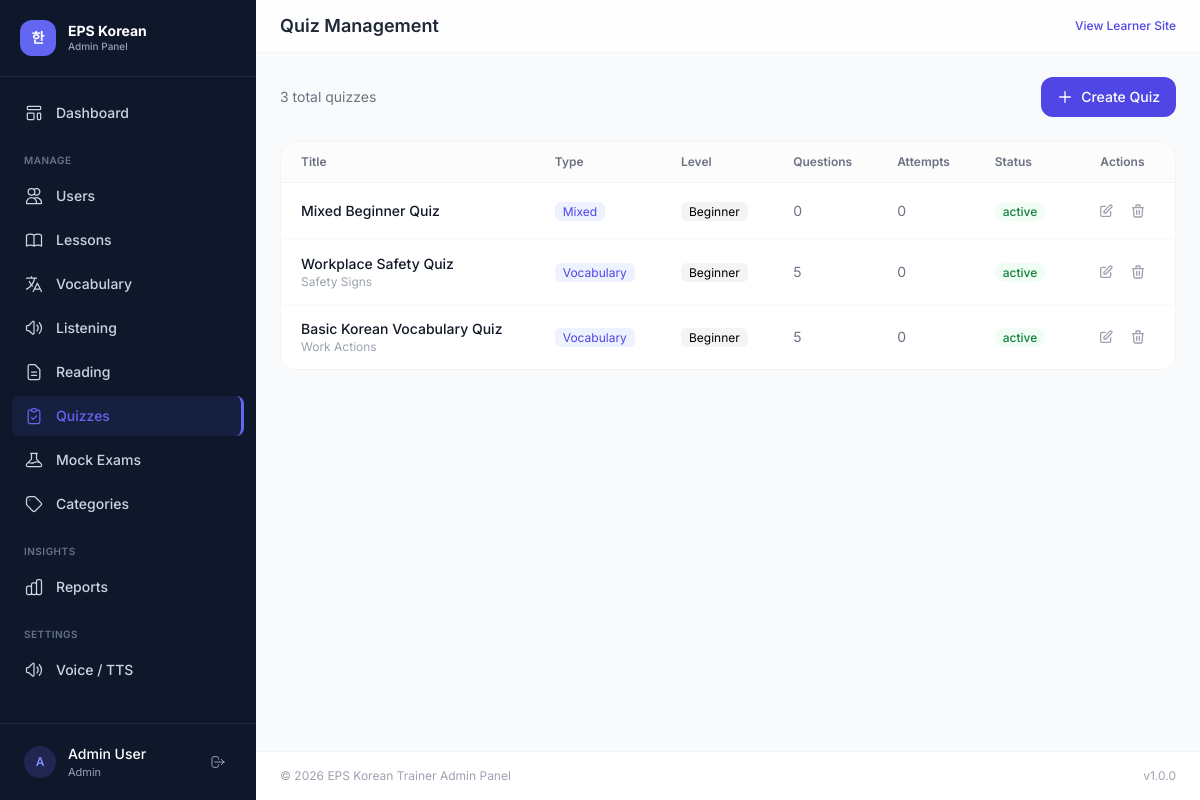
The app's page /admin/quizzes.php (signed in) with its own data.
### tables this page shows
CREATE TABLE quizzes (
    id INT AUTO_INCREMENT PRIMARY KEY,
    title VARCHAR(200) NOT NULL,
    description TEXT DEFAULT NULL,
    category_id INT DEFAULT NULL,
    quiz_type ENUM('vocabulary','listening','reading','mixed') DEFAULT 'mixed',
    difficulty ENUM('beginner','intermediate','advanced') DEFAULT 'beginner',
    time_limit_minutes INT DEFAULT NULL,
    question_count INT DEFAULT 10,
    status ENUM('active','inactive') DEFAULT 'active',
    created_at DATETIME DEFAULT CURRENT_TIMESTAMP,
    FOREIGN KEY (category_id) REFERENCES categories(id) ON DELETE SET NULL
);

CREATE TABLE categories (
    id INT AUTO_INCREMENT PRIMARY KEY,
    name VARCHAR(100) NOT NULL,
    slug VARCHAR(100) NOT NULL UNIQUE,
    description TEXT DEFAULT NULL,
    module ENUM('lesson','vocabulary','listening','reading','quiz','mock_exam') NOT NULL,
    icon VARCHAR(50) DEFAULT NULL,
    color VARCHAR(20) DEFAULT '#3B82F6',
    sort_order INT DEFAULT 0,
    status ENUM('active','inactive') DEFAULT 'active',
    created_at DATETIME DEFAULT CURRENT_TIMESTAMP,
    INDEX idx_module (module),
    INDEX idx_status (status)
);

### includes/helpers.php (called while the page is built, shortened)
<?php
function sanitize(string $input): string {
    return htmlspecialchars(trim($input), ENT_QUOTES, 'UTF-8');
}
function getCount(string $table, string $where = '1=1', array $params = []): int {
    $db = getDB();
    $stmt = $db->prepare("SELECT COUNT(*) as cnt FROM $table WHERE $where");
    $stmt->execute($params);
    return (int)$stmt->fetch()['cnt'];
}

### admin/quizzes.php (the view, shortened to what this page needs)
<?php
require_once __DIR__ . '/../includes/helpers.php';
$db = getDB();
$categories = $db->query("SELECT * FROM categories WHERE module IN ('quiz','lesson') AND status = 'active' ORDER BY sort_order")->fetchAll();
$action = $_GET['action'] ?? 'list';
$quiz = null; $questions = [];
require_once __DIR__ . '/../includes/admin-header.php';
if ($action === 'add' || ($action === 'edit' && $quiz)):
?>
<div class="max-w-4xl mx-auto">
    <div class="flex items-center justify-between mb-6">
        <h3 class="text-lg font-semibold text-gray-900"><?= $quiz ? 'Edit Quiz' : 'Create Quiz' ?></h3>
        <a href="<?= APP_URL ?>/admin/quizzes.php" class="text-sm text-gray-500 hover:text-gray-700">← Back</a>
    </div>
    <form method="POST" class="bg-white rounded-2xl border border-gray-100 p-6 space-y-5 mb-6">
        <?= csrfField() ?>
        <input type="hidden" name="form_action" value="save_quiz">
        <div class="grid sm:grid-cols-2 gap-4">
            <div class="sm:col-span-2">
                <label class="block text-sm font-medium text-gray-700 mb-1.5">Title *</label>
                <input type="text" name="title" value="<?= sanitize($quiz['title'] ?? '') ?>" required class="w-full px-4 py-3 rounded-xl border border-gray-200 text-sm">
            </div>
            <div class="sm:col-span-2">
                <label class="block text-sm font-medium text-gray-700 mb-1.5">Description</label>
                <textarea name="description" rows="2" class="w-full px-4 py-3 rounded-xl border border-gray-200 text-sm resize-none"><?= sanitize($quiz['description'] ?? '') ?></textarea>
            </div>
            <div>
                <label class="block text-sm font-medium text-gray-700 mb-1.5">Quiz Type</label>
                <select name="quiz_type" class="w-full px-4 py-3 rounded-xl border border-gray-200 text-sm bg-white">
                    <?php foreach (['mixed','listening','reading','vocabulary'] as $t): ?>
                        <option value="<?= $t ?>" <?= ($quiz['quiz_type'] ?? '') === $t ? 'selected' : '' ?>><?= ucfirst($t) ?></option>
                    <?php endforeach; ?>
                </select>
            </div>
            <div>
                <label class="block text-sm font-medium text-gray-700 mb-1.5">Category</label>
                <select name="category_id" class="w-full px-4 py-3 rounded-xl border border-gray-200 text-sm bg-white">
                    <option value="">None</option>
                    <?php foreach ($categories as $c): ?>
                        <option value="<?= $c['id'] ?>" <?= ($quiz['category_id'] ?? '') == $c['id'] ? 'selected' : '' ?>><?= sanitize($c['name']) ?></option>
                    <?php endforeach; ?>
                </select>
            </div>
            <div>
                <label class="block text-sm font-medium text-gray-700 mb-1.5">Difficulty</label>
                <select name="difficulty" class="w-full px-4 py-3 rounded-xl border border-gray-200 text-sm bg-white">
                    <option value="beginner" <?= ($quiz['difficulty'] ?? '') === 'beginner' ? 'selected' : '' ?>>Beginner</option>
                    <option value="intermediate" <?= ($quiz['difficulty'] ?? '') === 'intermediate' ? 'selected' : '' ?>>Intermediate</option>
                    <option value="advanced" <?= ($quiz['difficulty'] ?? '') === 'advanced' ? 'selected' : '' ?>>Advanced</option>
                </select>
            </div>
            <div>
                <label class="block text-sm font-medium text-gray-700 mb-1.5">Time Limit (min, 0=none)</label>
                <input type="number" name="time_limit_minutes" value="<?= $quiz['time_limit_minutes'] ?? 0 ?>" min="0" class="w-full px-4 py-3 rounded-xl border border-gray-200 text-sm">
            </div>
            <div>
                <label class="block text-sm font-medium text-gray-700 mb-1.5">Question Count</label>
                <input type="number" name="question_count" value="<?= $quiz['question_count'] ?? 10 ?>" min="1" class="w-full px-4 py-3 rounded-xl border border-gray-200 text-sm">
            </div>
            <div>
                <label class="block text-sm font-medium text-gray-700 mb-1.5">Status</label>
                <select name="status" class="w-full px-4 py-3 rounded-xl border border-gray-200 text-sm bg-white">
                    <option value="active" <?= ($quiz['status'] ?? '') === 'active' ? 'selected' : '' ?>>Active</option>
                    <option value="inactive" <?= ($quiz['status'] ?? '') === 'inactive' ? 'selected' : '' ?>>Inactive</option>
                </select>
            </div>
        </div>
        <button type="submit" class="px-6 py-3 bg-indigo-600 hover:bg-indigo-700 text-white font-semibold rounded-xl transition text-sm">
            <?= $quiz ? 'Update Quiz' : 'Create Quiz' ?>
        </button>
    </form>
    <?php if ($quiz): ?>
    <div class="bg-white rounded-2xl border border-gray-100 p-6 mb-6">
        <h3 class="text-base font-semibold text-gray-900 mb-4">Questions (<?= count($questions) ?>)</h3>
        <?php foreach ($questions as $idx => $q): ?>
        <div class="p-4 rounded-xl border border-gray-100 mb-3">
            <div class="flex items-start justify-between gap-2">
                <div class="flex-1">
                    <p class="text-sm font-medium text-gray-900 mb-1"><span class="text-indigo-600"><?= $idx + 1 ?>.</span> <?= sanitize($q['question_text']) ?></p>
                    <div class="flex flex-wrap gap-2 text-xs text-gray-500">
                        <?php foreach (['A','B','C','D'] as $opt):
                            $f = 'choice_' . strtolower($opt);
                            if (!$q[$f]) continue;
                        ?>
                        <span class="<?= $q['correct_answer'] === $opt ? 'text-green-600 font-bold' : '' ?>"><?= $opt ?>: <?= sanitize($q[$f]) ?></span>
                        <?php endforeach; ?>
                    </div>
                </div>
                <form method="POST" class="inline" onsubmit="return confirm('Delete?')">
                    <?= csrfField() ?>
                    <input type="hidden" name="form_action" value="delete_question">
                    <input type="hidden" name="question_id" value="<?= $q['id'] ?>">
                    <input type="hidden" name="quiz_id" value="<?= $quiz['id'] ?>">
                    <button type="submit" class="p-1 rounded hover:bg-red-50 text-gray-400 hover:text-red-600 transition">
                        <svg class="w-4 h-4" fill="none" stroke="currentColor" viewBox="0 0 24 24"><path stroke-linecap="round" stroke-linejoin="round" stroke-width="2" d="M6 18L18 6M6 6l12 12"/></svg>
                    </button>
                </form>
            </div>
        </div>
        <?php endforeach; ?>
        <details class="mt-4">
            <summary class="cursor-pointer text-sm font-medium text-indigo-600 hover:text-indigo-700">+ Add New Question</summary>
            <form method="POST" class="mt-3 p-4 rounded-xl bg-gray-50 space-y-4">
                <?= csrfField() ?>
                <input type="hidden" name="form_action" value="save_question">
                <input type="hidden" name="quiz_id" value="<?= $quiz['id'] ?>">
                <div>
                    <label class="block text-xs font-medium text-gray-600 mb-1">Question *</label>
                    <textarea name="question_text" rows="2" required class="w-full px-3 py-2 rounded-lg border border-gray-200 text-sm resize-none"></textarea>
                </div>
                <div>
                    <label class="block text-xs font-medium text-gray-600 mb-1">Type</label>
                    <select name="question_type" class="px-3 py-2 rounded-lg border border-gray-200 text-sm bg-white">
                        <option value="multiple_choice">Multiple Choice</option>
                        <option value="true_false">True/False</option>
                        <option value="fill_blank">Fill in Blank</option>
                    </select>
                </div>
                <div class="grid grid-cols-2 gap-3">
                    <input type="text" name="choice_a" placeholder="Choice A *" required class="px-3 py-2 rounded-lg border border-gray-200 text-sm">
                    <input type="text" name="choice_b" placeholder="Choice B *" required class="px-3 py-2 rounded-lg border border-gray-200 text-sm">
                    <input type="text" name="choice_c" placeholder="Choice C" class="px-3 py-2 rounded-lg border border-gray-200 text-sm">
                    <input type="text" name="choice_d" placeholder="Choice D" class="px-3 py-2 rounded-lg border border-gray-200 text-sm">
                </div>
                <div class="grid grid-cols-3 gap-3">
                    <select name="correct_answer" class="px-3 py-2 rounded-lg border border-gray-200 text-sm bg-white">
                        <option value="A">Correct: A</option><option value="B">Correct: B</option><option value="C">Correct: C</option><option value="D">Correct: D</option>
                    </select>
                    <input type="number" name="sort_order" value="0" placeholder="Sort" class="px-3 py-2 rounded-lg border border-gray-200 text-sm">
                    <button type="submit" class="px-4 py-2 bg-indigo-600 text-white rounded-lg text-sm font-medium hover:bg-indigo-700 transition">Add</button>
                </div>
                <textarea name="explanation" placeholder="Explanation (optional)" rows="1" class="w-full px-3 py-2 rounded-lg border border-gray-200 text-sm resize-none"></textarea>
            </form>
        </details>
    </div>
    <?php endif; ?>
</div>
<?php else: ?>
<div class="flex items-center justify-between mb-6">
    <p class="text-sm text-gray-500"><?= getCount('quizzes') ?> total quizzes</p>
    <a href="<?= APP_URL ?>/admin/quizzes.php?action=add" class="inline-flex items-center gap-2 px-4 py-2.5 bg-indigo-600 hover:bg-indigo-700 text-white rounded-xl text-sm font-medium transition">
        <svg class="w-4 h-4" fill="none" stroke="currentColor" viewBox="0 0 24 24"><path stroke-linecap="round" stroke-linejoin="round" stroke-width="2" d="M12 4v16m8-8H4"/></svg>
        Create Quiz
    </a>
</div>
<?php
$stmt = $db->query("SELECT q.*, c.name as category_name, (SELECT COUNT(*) FROM quiz_questions qq WHERE qq.quiz_id = q.id) as q_count, (SELECT COUNT(*) FROM quiz_attempts qa WHERE qa.quiz_id = q.id) as attempts FROM quizzes q LEFT JOIN categories c ON q.category_id = c.id ORDER BY q.id DESC");
$quizzes = $stmt->fetchAll();
?>
<div class="bg-white rounded-2xl border border-gray-100 overflow-hidden">
    <div class="overflow-x-auto">
        <table class="w-full text-sm">
            <thead>
                <tr class="border-b border-gray-100 bg-gray-50/50">
                    <th class="text-left px-5 py-3 text-xs font-semibold text-gray-500">Title</th>
                    <th class="text-left px-5 py-3 text-xs font-semibold text-gray-500">Type</th>
                    <th class="text-left px-5 py-3 text-xs font-semibold text-gray-500">Level</th>
                    <th class="text-left px-5 py-3 text-xs font-semibold text-gray-500">Questions</th>
                    <th class="text-left px-5 py-3 text-xs font-semibold text-gray-500">Attempts</th>
                    <th class="text-left px-5 py-3 text-xs font-semibold text-gray-500">Status</th>
                    <th class="text-center px-5 py-3 text-xs font-semibold text-gray-500">Actions</th>
                </tr>
            </thead>
            <tbody class="divide-y divide-gray-50">
                <?php foreach ($quizzes as $q): ?>
                <tr class="hover:bg-gray-50/50 transition">
                    <td class="px-5 py-3.5">
                        <p class="text-sm font-medium text-gray-900"><?= sanitize($q['title']) ?></p>
                        <p class="text-xs text-gray-400"><?= sanitize($q['category_name'] ?? '') ?></p>
                    </td>
                    <td class="px-5 py-3.5"><span class="px-2 py-0.5 rounded-md bg-indigo-50 text-indigo-600 text-xs capitalize"><?= $q['quiz_type'] ?></span></td>
                    <td class="px-5 py-3.5"><span class="px-2 py-0.5 rounded-md bg-gray-100 text-xs capitalize"><?= $q['difficulty'] ?></span></td>
                    <td class="px-5 py-3.5 text-gray-500"><?= $q['q_count'] ?></td>
                    <td class="px-5 py-3.5 text-gray-500"><?= $q['attempts'] ?></td>
                    <td class="px-5 py-3.5">
                        <span class="px-2 py-0.5 rounded-full text-xs font-medium <?= $q['status'] === 'active' ? 'bg-green-50 text-green-700' : 'bg-gray-100 text-gray-500' ?>"><?= $q['status'] ?></span>
                    </td>
                    <td class="px-5 py-3.5 text-center">
                        <div class="flex items-center justify-center gap-1">
                            <a href="<?= APP_URL ?>/admin/quizzes.php?action=edit&id=<?= $q['id'] ?>" class="p-1.5 rounded-lg hover:bg-indigo-50 text-gray-400 hover:text-indigo-600 transition">
                                <svg class="w-4 h-4" fill="none" stroke="currentColor" viewBox="0 0 24 24"><path stroke-linecap="round" stroke-linejoin="round" stroke-width="2" d="M11 5H6a2 2 0 00-2 2v11a2 2 0 002 2h11a2 2 0 002-2v-5m-1.414-9.414a2 2 0 112.828 2.828L11.828 15H9v-2.828l8.586-8.586z"/></svg>
                            </a>
                            <form method="POST" class="inline" onsubmit="return confirm('Delete quiz and all questions?')">
                                <button type="submit" class="p-1.5 rounded-lg hover:bg-red-50 text-gray-400 hover:text-red-600 transition">
                                    <svg class="w-4 h-4" fill="none" stroke="currentColor" viewBox="0 0 24 24"><path stroke-linecap="round" stroke-linejoin="round" stroke-width="2" d="M19 7l-.867 12.142A2 2 0 0116.138 21H7.862a2 2 0 01-1.995-1.858L5 7m5 4v6m4-6v6m1-10V4a1 1 0 00-1-1h-4a1 1 0 00-1 1v3M4 7h16"/></svg>
                                </button>
                            </form>
                        </div>
                    </td>
                </tr>
                <?php endforeach; ?>
            </tbody>
        </table>
    </div>
</div>
<?php endif; ?>
<?php require_once __DIR__ . '/../includes/admin-footer.php'; ?>

### includes/admin-header.php (style rules this page uses)
body { font-family: 'Inter', 'Noto Sans KR', sans-serif; }

### records on screen
quizzes: title "Mixed Beginner Quiz", quiz_type "Mixed", difficulty "Beginner", q_count "0", attempts "0", status "active"
quizzes: title "Workplace Safety Quiz", category.name "Safety Signs", quiz_type "Vocabulary", difficulty "Beginner", q_count "5", attempts "0", status "active"
quizzes: title "Basic Korean Vocabulary Quiz", category.name "Work Actions", quiz_type "Vocabulary", difficulty "Beginner", q_count "5", attempts "0", status "active"

### other values on screen
substr($currentUser['name'], 0, 1) "A"
$currentUser['name'] "Admin User"
$pageTitle "Quiz Management"
getCount('quizzes') "3"
APP_NAME "EPS Korean Trainer"
APP_VERSION "1.0.0"
